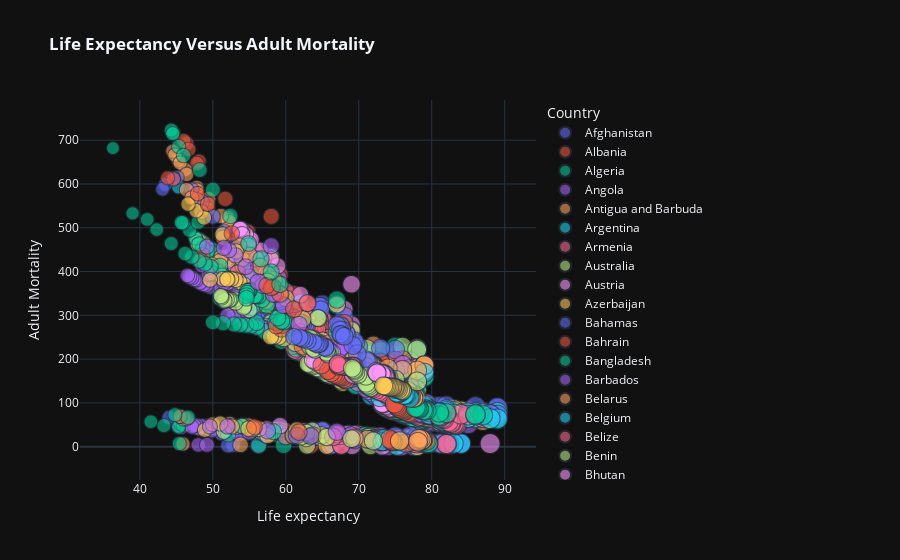

Notebook source saved alongside this figure:
### Code cell
px.scatter(df,y='Adult Mortality',x='Life expectancy ',color='Country',size='Life expectancy ',template='plotly_dark',opacity=0.6,title='<b> Life Expectancy Versus Adult Mortality')
